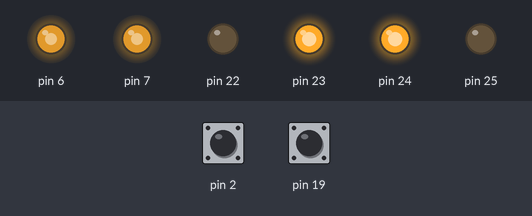
This sketch was run on a simulated Arduino Mega 2560, built with avr-gcc and run on an emulated ATmega2560. Parts: output pins drawn as LEDs (lit = HIGH). The inputs (shaded band) are chosen by the test bench; at power-on: pin 2 HIGH, pin 19 HIGH. The ROS host is connected and sends only what is stated.

Above: at 0.1 s.
Timing chart, 0 to 1.6 s (numbered marks = the images above):
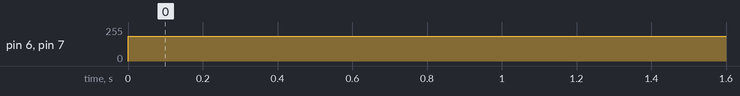

The sketch:

PID_autotune.ino
```cpp
#include <ros.h>
#include <ros/time.h>
//#include <std_msgs/Int64.h>
//#include<std_msgs/Int64MultiArray.h>
#include<geometry_msgs/Vector3.h>
#include "motion.c"
#include "interrupt.c"
#include <PID_AutoTune_v0.h>

double output = 187;
double input=0.28,setpoint = 0.28;

//int itr = 0;
//float ave=0,sum=0,dev=0;

PID_ATune aTune(&input, &output);

volatile long left_count = 0;
volatile long right_count = 0;
volatile bool right_chB;
volatile bool left_chB;

long _currentLeftcount=0,_currentRightcount=0;
long _previousLeftcount=0,_previousRightcount=0;
int deltaLeft=0,deltaRight=0;
double current_time,last_time,dt;
double dist_per_count = 0.0005;
//double v_left=0,v_right=0;
float v_left=0,v_right=0;

ros::NodeHandle  encoder;

//std_msgs::Int64 msg;
//std_msgs::Int64MultiArray msg;
geometry_msgs::Vector3 msg;
ros::Publisher chatter("right",&msg);

ISR(INT2_vect){
  left_chB = PIND & 0x08;
  left_count -= left_chB ? -1 : +1;
}

ISR(INT4_vect){
  right_chB = PINE & 0x20;
  right_count += right_chB ? -1 : +1;
}

void setup() {
  encoder.initNode();
  encoder.advertise(chatter);
  current_time = millis();
  last_time = millis();
  cli();
  motion_pin_config();
  timer4_init();
  velocity(254,254);
  encoder_pin_config();
  encoder_interrupt_init();
  sei();
  forward();
  aTune.SetOutputStep(67);
  aTune.SetControlType(1);
  aTune.SetNoiseBand(0.01);
  aTune.SetLookbackSec(3);
}

void loop() {
  if(!aTune.Runtime()){
    velocity(int(output),int(output));
    msg.x = float(output);
    msg.y = input;
    chatter.publish(&msg);
  }
  else{
    msg.x = aTune.GetKp();
    msg.y = aTune.GetKi();
    msg.z = aTune.GetKd();
    chatter.publish(&msg);
  }
  encoder.spinOnce();
  compute_velocity();

  /*delay(2000);
  velocity(255,255);
  delay(2000);
  //delay(10);
  compute_velocity();
  msg.x = v_left;
  msg.y = v_right;
  chatter.publish(&msg);
  encoder.spinOnce();
  delay(10);*/
}

void compute_velocity(){
      current_time = millis();
      _currentLeftcount = left_count;
      _currentRightcount = right_count;

      deltaLeft = _currentLeftcount - _previousLeftcount;
      deltaRight = _currentRightcount - _previousRightcount;
      dt = (current_time - last_time)/1000;

      v_left = (deltaLeft*dist_per_count)/(dt);
      v_right = (deltaRight*dist_per_count)/dt;
      input = v_left;

      last_time = current_time;
      _previousLeftcount = _currentLeftcount;
      _previousRightcount = _currentRightcount;
    }
```

interrupt.c
```cpp
#include <avr/interrupt.h>

void encoder_pin_config(){
	DDRE  = DDRE & 0xCF;	//Set the direction of PE4 & PE5 pin as input
	PORTE = PORTE | 0x30;	//Enable internal pull-up for PE4 & PE5 pin
	DDRD = DDRD & 0xF3;	//Set the direction of PD2 & PD3 pin as input
	PORTD = PORTD | 0x0C;	//Enable internal pull-up for PD2 & PD3 pin
}

void encoder_interrupt_init(){
	EICRA = EICRA | 0x30; 	// INT2(left enc) is set to trigger with rising edge
	EICRB = EICRB | 0x03; 	// INT4(right enc) is set to trigger with rising edge
	EIMSK = EIMSK | 0x14; 	// Enable Interrupt INT2 & INT4
}
```

motion.c
```cpp
#include <avr/io.h>
//#include <avr/interrupt.h>
//#include <util/delay.h>

//Function to configure ports to enable robot's motion
void motion_pin_config (void)
{
	DDRA = DDRA | 0x0F;
	PORTA = PORTA & 0xF0;
	DDRH = DDRH | 0x18;   //Setting PH3 and PH4 pins as output for PWM generation
	PORTH = PORTH | 0x18; //PH3 and PH4 pins are for velocity control using PWM.
}


// Timer 4 initialized in PWM mode for velocity control
// Prescale:256
// PWM 8bit fast, TOP=0x00FF
// Timer Frequency:225.000Hz
void timer4_init()
{
	TCCR4B = 0x00;	//Stop
	TCNT4H = 0xFF;	//Counter higher 8-bit value to which OCR5xH value is compared with
	TCNT4L = 0x00;	//Counter lower 8-bit value to which OCR5xH value is compared with
	OCR4AH = 0x00;	//Output compare register high value for Left Motor
	OCR4AL = 0xFF;	//Output compare register low value for Left Motor
	OCR4BH = 0x00;	//Output compare register high value for Right Motor
	OCR4BL = 0xFF;	//Output compare register low value for Right Motor
	OCR4CH = 0x00;	//Output compare register high value for Motor C1
	OCR4CL = 0xFF;	//Output compare register low value for Motor C1
	TCCR4A = 0xA9;	/*{COM4A1=1, COM4A0=0; COM4B1=1, COM4B0=0; COM4C1=1 COM4C0=0}
 					  For Overriding normal port functionality to OCRnA outputs.
				  	  {WGM41=0, WGM40=1} Along With WGM42 in TCCR4B for Selecting FAST PWM 8-bit Mode*/

	TCCR4B = 0x0B;	//WGM12=1; CS12=0, CS11=1, CS10=1 (Prescaler=64)
}

// Function for robot velocity control
void velocity(unsigned char left_motor, unsigned char right_motor)
{
	OCR4AL = right_motor;
	OCR4BL = left_motor;
}

//Function used for setting motor's direction
void motion_set (unsigned char Direction)
{
	unsigned char PortARestore = 0;
	Direction &= 0x0F; 			// removing upper nibbel as it is not needed
	PortARestore = PORTA; 			// reading the PORTA's original status
	PortARestore &= 0xF0; 			// setting lower direction nibbel to 0
	PortARestore |= Direction; 		// adding lower nibbel for direction command and restoring the PORTA status
	PORTA = PortARestore; 			// setting the command to the port
}


void forward (void) //both wheels forward
{
  motion_set(0x06);
}

void back (void) //both wheels backward
{
  motion_set(0x09);
}

void left (void) //Left wheel backward, Right wheel forward
{
  motion_set(0x05);
}

void right (void) //Left wheel forward, Right wheel backward
{
  motion_set(0x0A);
}

void soft_left (void) //Left wheel stationary, Right wheel forward
{
 motion_set(0x04);
}

void soft_right (void) //Left wheel forward, Right wheel is stationary
{
 motion_set(0x02);
}

void soft_left_2 (void) //Left wheel backward, right wheel stationary
{
 motion_set(0x01);
}

void soft_right_2 (void) //Left wheel stationary, Right wheel backward
{
 motion_set(0x08);
}

void stp (void)
{
  motion_set(0x00);
}
```

Measured:
- by itself, pin 6, pin 7: 0/255 → 187/255 at 0.00 s
